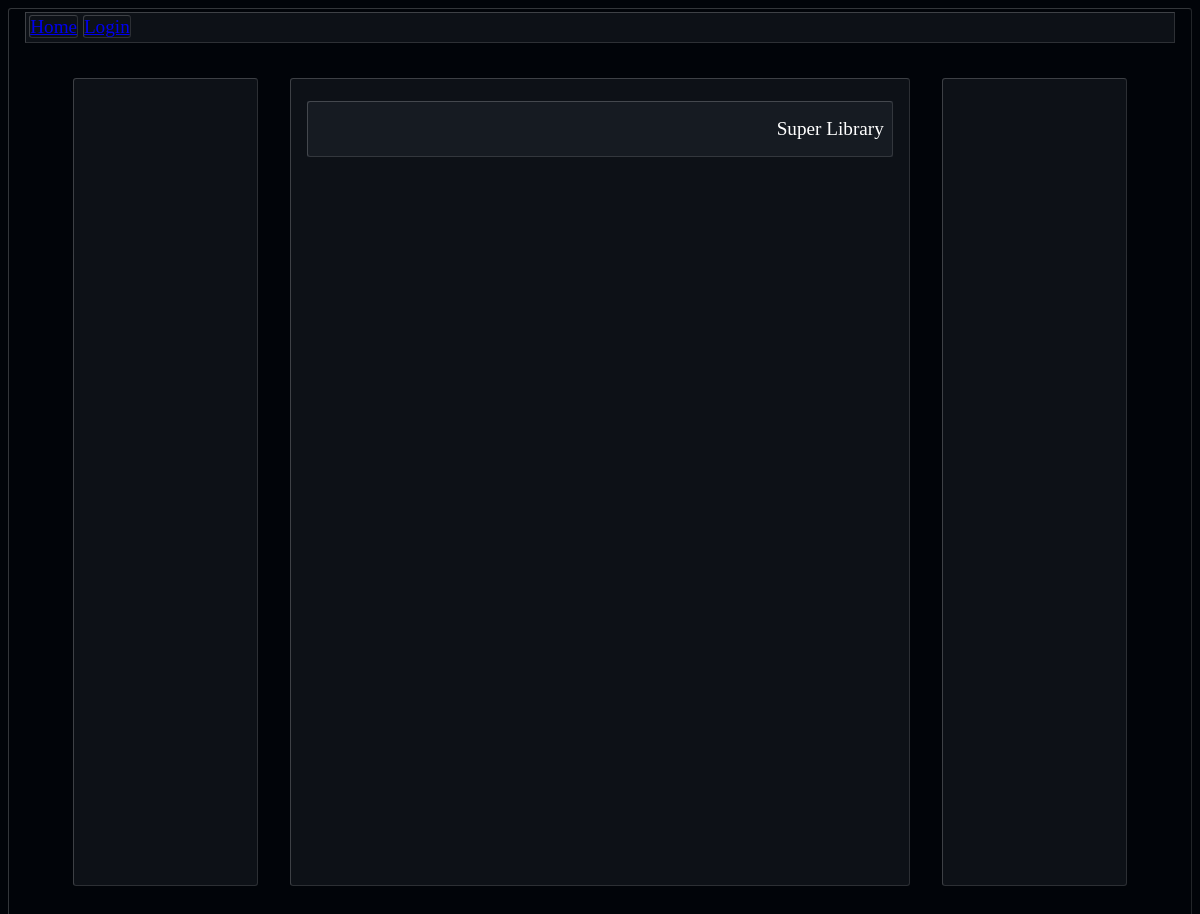
The app's page /, older data.
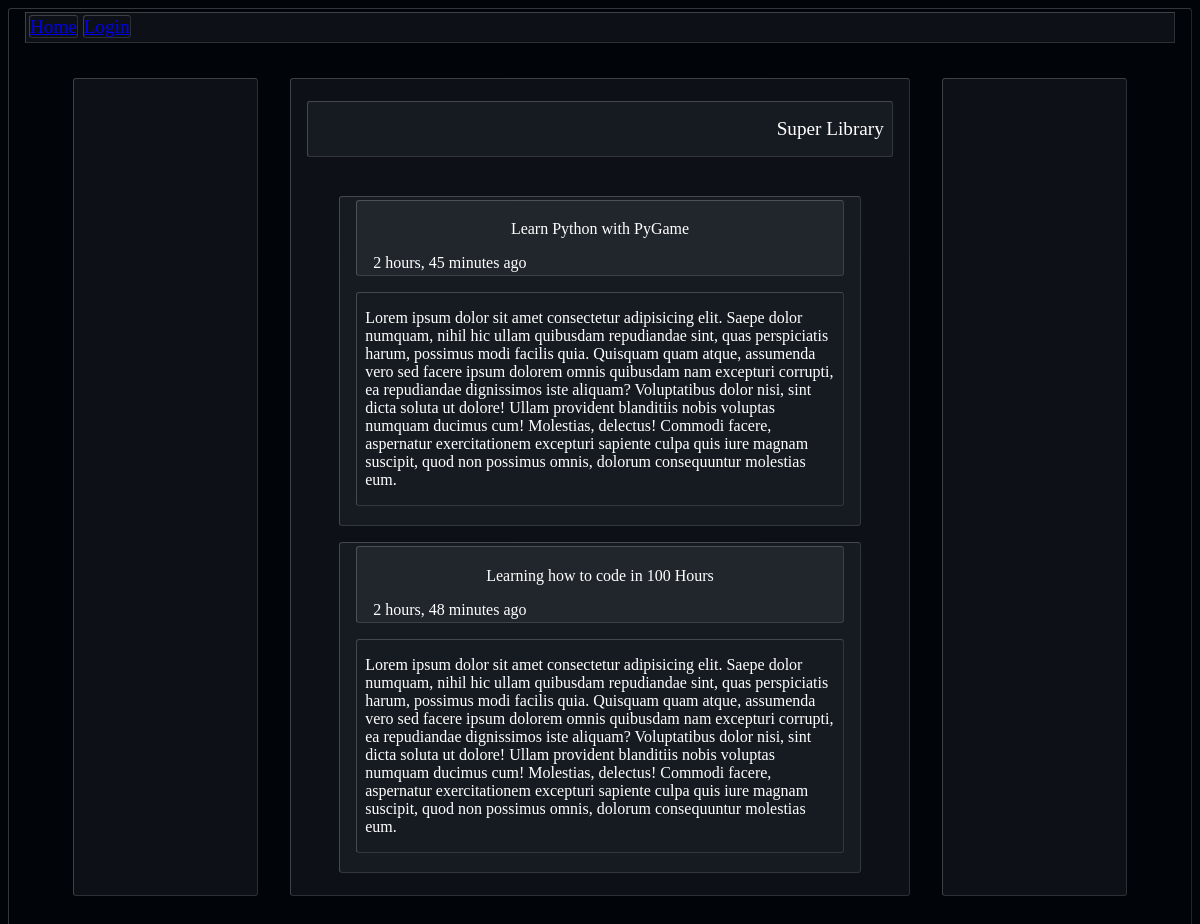
The same page, newer data.
### base/models.py (models this page shows, shortened)
class Book(models.Model):
    tags = models.ManyToManyField(Tag, blank=True)
    title = models.CharField(max_length=200)
    author = models.ForeignKey(User, null=True, on_delete=models.SET_NULL)
    topics = models.ManyToManyField(Topic)
    description = models.CharField(max_length=200, null=True)
    created = models.DateTimeField(auto_now_add=True)
    updated = models.DateTimeField(auto_now=True)
    class Meta:
        ordering = ['-created', '-updated']

### base/views.py (the view)
# urls.py: path('', views.home, name='home'),
def home(request):
    __books = Book.objects.all()
    context = {'books': __books}
    return render(request, 'base/home.html', context)

### base/templates/base/home.html (shortened to what this page needs)
{% extends 'main.html' %}
{% block content %}
{% load static %}
<link rel="stylesheet" href="{% static 'styles/style.css' %}">
<div>
    {% include 'navbar.html' %}
    <div class="container primary-container">
        <aside class="container left"></aside>
        <div class="container main-container">
            <header>
                <p>Super Library</p>
            </header>
            <main>
                {% for book in books %}
                <div class="container sample-book">
                    <div class="sample-book-header">
                        <p class="sample-book-title">{{book.title}}</p>
                        <p>{{book.created|timesince}} ago</p>
                    </div>
                    <p>Lorem ipsum dolor sit amet consectetur adipisicing elit. Saepe dolor numquam, nihil hic ullam
                        quibusdam repudiandae sint, quas perspiciatis harum, possimus modi facilis quia. Quisquam quam
                        atque, assumenda vero sed facere ipsum dolorem omnis quibusdam nam excepturi corrupti, ea
                        repudiandae dignissimos iste aliquam? Voluptatibus dolor nisi, sint dicta soluta ut dolore!
                        Ullam
                        provident blanditiis nobis voluptas numquam ducimus cum! Molestias, delectus! Commodi facere,
                        aspernatur exercitationem excepturi sapiente culpa quis iure magnam suscipit, quod non possimus
                        omnis, dolorum consequuntur molestias eum.</p>
                </div>
                {% endfor %}
            </main>
        </div>
        <aside class="container right"></aside>
    </div>
</div>
{% endblock content %}

### templates/main.html (shortened to what this page needs)
<!DOCTYPE html>
<html lang="en">
{% load static %}
<head>
    <link rel="stylesheet" href="{% static 'styles/style.css' %}">
</head>
<body>
    {% block content %}
    {% endblock content %}
</body>
</html>

### templates/navbar.html (shortened to what this page needs)
<header id="header">
    <nav>
        <a href="#">Home</a>
        <a href="{% url 'login' %}">Login</a>
    </nav>
</header>

### static/styles/style.css (style rules this page uses)
:root { --bg1: #ffffff1a; --bg2: #238636; --bg3: #1f6feb; --bg4: #21262d; --bg5: #161b22; --bg6: #0d1117; --bg7: #010409; --bg8: #eaeaea; --tc1: #fff; --tc2: #ffffffb3; --tc3: #f0f6fc; --tc4: #c1d1d9; --tc5: #58a6ff; --tc6: #8b949e; --tc7: #484f58; --bd1: #fff3; }
div, aside, section, table, main { padding: 0.2rem 1rem 0.2rem 1rem; }
p { padding: 1rem 0.5rem 1rem 0.5rem; }
div, main, aside, section, p, a, table, textarea, input { border-radius: 0.2rem; border-color: var(--bd1); border-width: 0.1rem; }
div, main, aside, section, p, a { border-style: outset; }
body { background-color: var(--bg7); color: var(--tc1); }
main { background-color: transparent; border: none; }
header { font-size: larger; background-color: var(--bg5); text-align: right; }
.sample-book-header { background-color: var(--bg4); }
.sample-book-header p { border: none; background-color: transparent; padding: 0; margin: 1rem 0 0 0; }
.sample-book-title { text-align: center; margin: 1rem 0 0 0; }
.container { margin: 1rem; background-color: var(--bg6); }
.primary-container { display: grid; grid-template-columns: 1fr 3fr 1fr; border: none; background-color: transparent; }
.sample-book { background-color: var(--bg5); }
.main-container { min-height: 50rem; }
#header { background-color: var(--bg6); height: fit-content; border-style: outset; border-width: 0.1rem; padding: 0.2rem; text-align: left; border-color: var(--bd1); }

Row changes from the older to the newer data that the page shows:
added Book: title "Learn Python with PyGame", created "2 hours, 45 minutes"
added Book: title "Learning how to code in 100 Hours", created "2 hours, 48 minutes"
